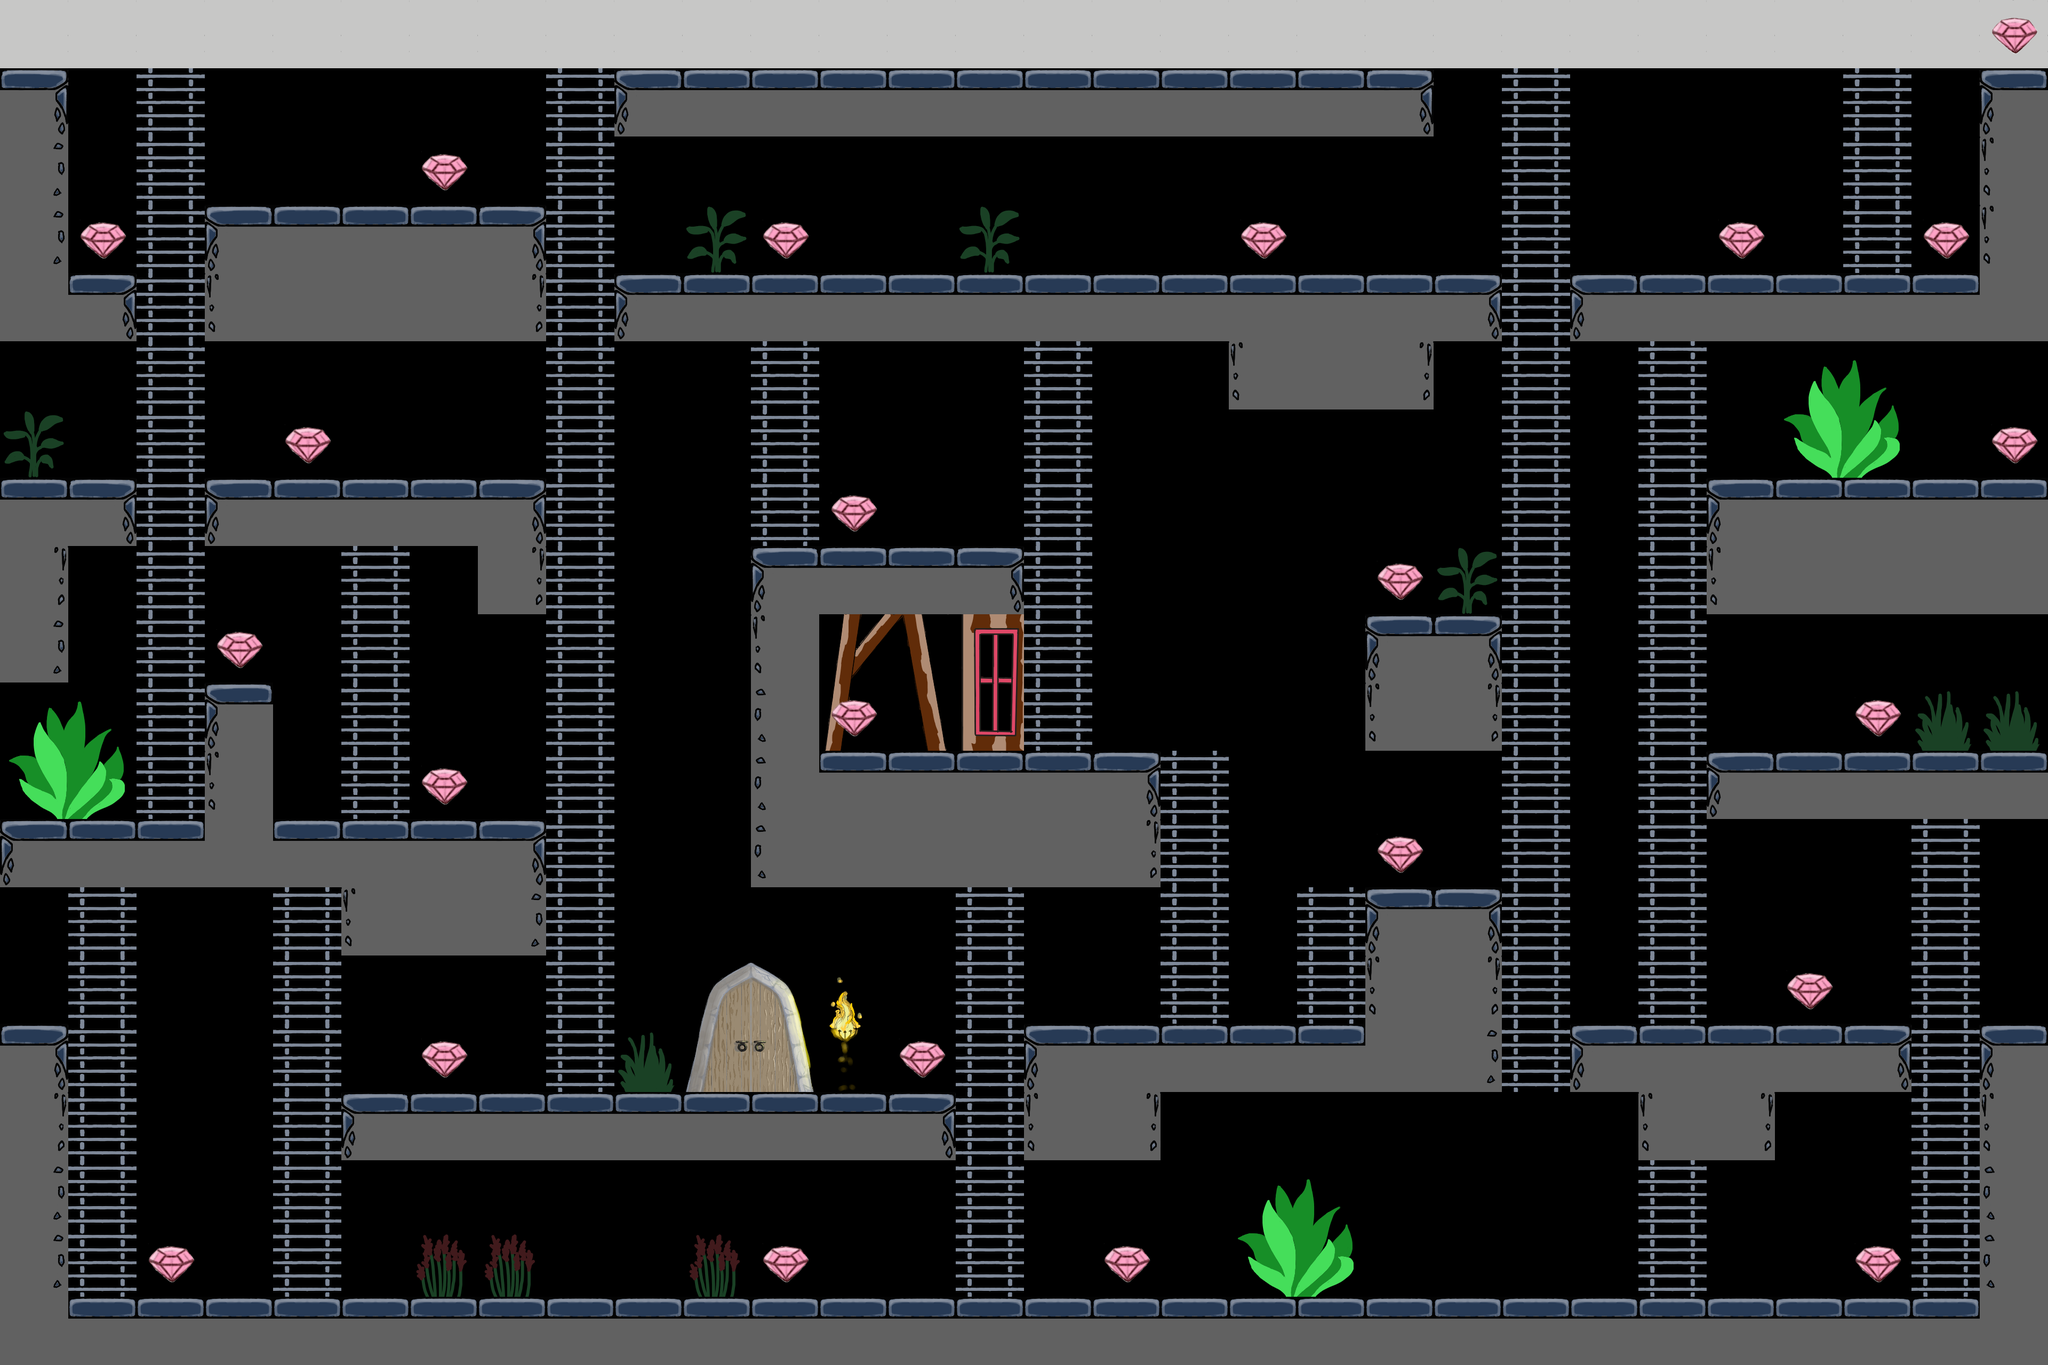

Rendered tile map (Tiled .tmx) drawn with the repository's tilesets; below, a short description and the map source with its tile grids summarised:
An orthogonal 30x20 tile map with 128x128 px tiles, 5 tile layers (Map, Bushes, Door, Top, ...), 1 hidden layer not drawn, 5 tilesets and 77 objects.

<map version="1.10" tiledversion="1.10.2" orientation="orthogonal" renderorder="right-down" width="30" height="20" tilewidth="128" tileheight="128" infinite="0" nextlayerid="14" nextobjectid="81">
 <editorsettings>
  <export target="Crystals1.csv" format="csv" />
 </editorsettings>
 <tileset firstgid="1" source="Tiles.tsx" />
 <tileset firstgid="13" source="Top.tsx" />
 <tileset firstgid="25" source="stuff.tsx" />
 <tileset firstgid="41" source="Hideout.tsx" />
 <tileset firstgid="57" source="stuff2.tsx" />
 <layer id="1" name="Map" width="30" height="20">
  <data>[600 cells, 297 non-empty, 15 distinct tile ids]</data>
 </layer>
 <layer id="8" name="Bushes" width="30" height="20">
  <data>[600 cells, 12 non-empty, 8 distinct tile ids]</data>
 </layer>
 <layer id="12" name="Door" width="30" height="20">
  <data>[600 cells, 6 non-empty, 6 distinct tile ids]</data>
 </layer>
 <layer id="3" name="Top" width="30" height="20">
  <data>[600 cells, 30 non-empty, 1 distinct tile ids]</data>
 </layer>
 <layer id="9" name="Crystals" width="30" height="20">
  <data>[600 cells, 23 non-empty, 1 distinct tile ids]</data>
 </layer>
 <layer id="4" name="Walkable" width="30" height="20" visible="0">
  <data>[600 cells, 197 non-empty, 2 distinct tile ids]</data>
 </layer>
 <objectgroup id="7" name="Invisible" visible="0" />
 <objectgroup id="5" name="Walls">
  <object id="1" x="122.303" y="2438.48" width="3589.76" height="114.848" />
  <object id="2" x="3.0303" y="1924.3" width="113.212" height="626" />
  <object id="3" x="642.424" y="2059.52" width="1145.45" height="107.152" />
  <object id="5" x="3722.18" y="1924" width="114.121" height="622.182" />
  <object id="6" x="1932.79" y="1923.27" width="872.303" height="113.091" />
  <object id="7" x="2572.61" y="1668.73" width="233.455" height="246.424" />
  <object id="8" x="2956.48" y="1924" width="613.273" height="112.061" />
  <object id="9" x="3072.73" y="2045.45" width="254.545" height="126.182" />
  <object id="10" x="3213.09" y="1410.18" width="617.212" height="120.121" />
  <object id="11" x="3214.06" y="901.03" width="619.273" height="241.394" />
  <object id="12" x="2572.67" y="1155.58" width="229.394" height="247.455" />
  <object id="13" x="1412.12" y="1411.15" width="747.576" height="246.364" />
  <object id="14" x="1433.09" y="1029.33" width="97.2121" height="367.636" />
  <object id="15" x="1548.48" y="1028.3" width="354.727" height="111.091" />
  <object id="16" x="3.0303" y="1539.39" width="1007.15" height="124.242" />
  <object id="17" x="652.424" y="1681.82" width="357.758" height="106" />
  <object id="18" x="393.879" y="1282.85" width="107.212" height="241.394" />
  <object id="19" x="6.06061" y="900" width="236.364" height="119.152" />
  <object id="20" x="395.818" y="900" width="613.273" height="119.091" />
  <object id="21" x="3.0303" y="1021.21" width="113.152" height="256.485" />
  <object id="22" x="903.03" y="1027.27" width="106.061" height="118.182" />
  <object id="23" x="3.0303" y="131.394" width="112.182" height="504.727" />
  <object id="24" x="128.424" y="516.182" width="110.97" height="120.061" />
  <object id="25" x="395.879" y="387.879" width="614.242" height="248.364" />
  <object id="26" x="1165.45" y="524" width="1637.33" height="112.182" />
  <object id="28" x="1166.61" y="127.273" width="1506.18" height="124.242" />
  <object id="29" x="2958.48" y="524" width="874.848" height="109.091" />
  <object id="30" x="3727.21" y="142.424" width="103.091" height="348.485" />
  <object id="31" x="1936.36" y="2051.52" width="227.273" height="118.182" />
  <object id="78" x="12" y="40" width="3816" height="28" />
  <object id="79" x="3832" y="648" width="24" height="1300" />
  <object id="80" x="-20" y="652" width="28" height="1248" />
 </objectgroup>
 <objectgroup id="6" name="Ladders" visible="0">
  <object id="32" x="154.545" y="1678.79" width="72.7273" height="730.303" />
  <object id="33" x="539.394" y="1675.76" width="66.6667" height="733.333" />
  <object id="34" x="281.818" y="157.576" width="72.7273" height="1342.42" />
  <object id="35" x="666.667" y="1054.55" width="72.7273" height="454.545" />
  <object id="36" x="1048.48" y="166.667" width="75.7576" height="1839.39" />
  <object id="37" x="1433.33" y="669.697" width="75.7576" height="327.273" />
  <object id="38" x="1945.45" y="663.636" width="75.7576" height="715.152" />
  <object id="39" x="1821.21" y="1696.97" width="66.6667" height="718.182" />
  <object id="40" x="2200" y="1366.67" width="75.7576" height="533.333" />
  <object id="41" x="2457.58" y="1615.15" width="72.7273" height="278.788" />
  <object id="42" x="2839.39" y="178.667" width="75.7576" height="1824.36" />
  <object id="44" x="3096.97" y="681.818" width="75.7576" height="1181.82" />
  <object id="45" x="3096.97" y="2212.12" width="75.7576" height="184.848" />
  <object id="46" x="3609.09" y="1575.76" width="75.7576" height="821.212" />
  <object id="47" x="3481.82" y="169.697" width="75.7576" height="306.061" />
  <object id="49" x="1409.64" y="902.121" width="15.1515" height="17.6364" />
  <object id="76" x="2546" y="1062" width="14" height="14" />
  <object id="81" x="508" y="1244" width="16" height="16" />
 </objectgroup>
 <objectgroup id="13" name="Door">
  <object id="75" x="1378" y="1880" width="60" height="134" />
 </objectgroup>
 <objectgroup id="10" name="Bushes">
  <object id="50" x="2388" y="2252" width="96" height="136" />
  <object id="51" x="3408" y="708" width="84" height="140" />
  <object id="52" x="84" y="1364" width="96" height="128" />
  <object id="77" x="1560" y="1256" width="316" height="116" />
 </objectgroup>
 <objectgroup id="11" name="Crystals" visible="0">
  <object id="53" x="286" y="2344" width="72" height="52" />
  <object id="54" x="1436" y="2340" width="76" height="52" />
  <object id="55" x="2076" y="2338" width="74" height="56" />
  <object id="56" x="3480" y="2340" width="80" height="56" />
  <object id="57" x="3356" y="1832" width="76" height="52" />
  <object id="58" x="2586" y="1572" width="80" height="56" />
  <object id="59" x="1560" y="1312" width="76" height="50" />
  <object id="60" x="1562" y="934" width="74" height="56" />
  <object id="61" x="796" y="1958" width="74" height="54" />
  <object id="62" x="1688" y="1960" width="80" height="48" />
  <object id="63" x="794" y="1444" width="76" height="52" />
  <object id="64" x="412" y="1192" width="76" height="52" />
  <object id="65" x="538" y="806" width="80" height="48" />
  <object id="66" x="156" y="420" width="74" height="44" />
  <object id="67" x="798" y="294" width="72" height="52" />
  <object id="68" x="1436" y="422" width="74" height="52" />
  <object id="69" x="2332" y="422" width="74" height="54" />
  <object id="70" x="3228" y="420" width="76" height="50" />
  <object id="71" x="3610" y="420" width="76" height="56" />
  <object id="72" x="2588" y="1064" width="74" height="50" />
  <object id="73" x="3486" y="1320" width="70" height="50" />
  <object id="74" x="3742" y="808" width="70" height="48" />
 </objectgroup>
</map>
